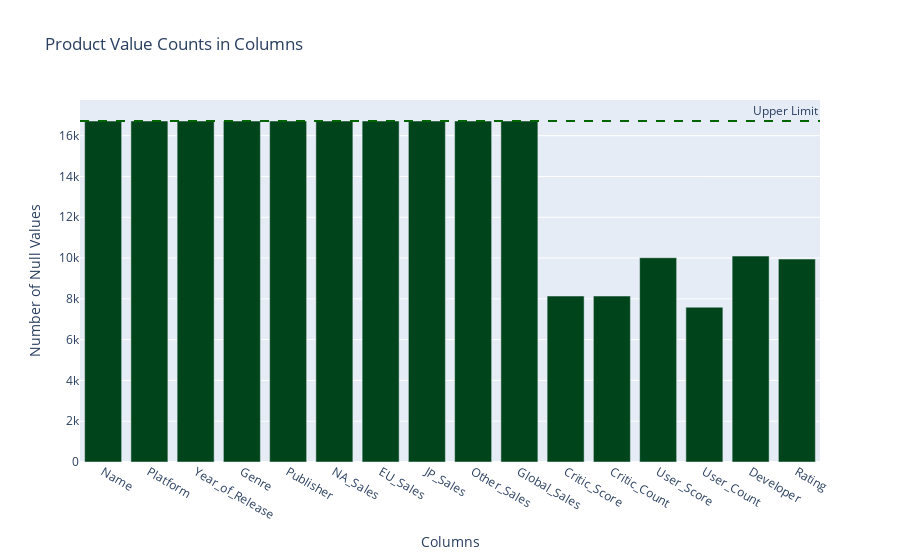

The cell this chart's notebook holds for it:
### Markdown cell above
### 4.4.1 Plotting above ditribution in bar graph

### Code cell
# Convert the PySpark DataFrame to Pandas DataFrame and transpose it
not_null_counts_pandas = not_null_counts.toPandas().transpose()

# Create the bar plot using Plotly
fig = go.Figure()

# Adding bar traces for each column in the transposed DataFrame
for column in not_null_counts_pandas.columns:
    fig.add_trace(go.Bar(
        x=not_null_counts_pandas.index,
        y=not_null_counts_pandas[column],
        name=column
    ))

# Customizing the layout
fig.update_layout(
    barmode='stack',
    title="Product Value Counts in Columns",
    xaxis_title="Columns",
    yaxis_title="Number of Null Values",
    template='plotly',
    showlegend=False,
    colorway=px.colors.sequential.Greens_r
)

# Adding the upper limit line
upper_limit = df_raw_data.count()
fig.add_hline(y=upper_limit, line_dash="dash", line_color="darkgreen", annotation_text="Upper Limit", annotation_position="top right")

# Show the plot
fig.show()

### Figure 1 — Plotly figure (JSON) as saved in the notebook; plotly's stock layout.template omitted (floating-point values rounded to 4 significant figures)
{"data": [{"name": "0", "type": "bar", "x": ["Name", "Platform", "Year_of_Release", "Genre", "Publisher", "NA_Sales", "EU_Sales", "JP_Sales", "Other_Sales", "Global_Sales", "Critic_Score", "Critic_Count", "User_Score", "User_Count", "Developer", "Rating"], "y": [16717, 16719, 16719, 16717, 16719, 16719, 16719, 16719, 16719, 16719, 8137, 8137, 10015, 7590, 10096, 9950]}], "layout": {"annotations": [{"showarrow": false, "text": "Upper Limit", "x": 1, "xanchor": "right", "xref": "x domain", "y": 16719, "yanchor": "bottom", "yref": "y"}], "barmode": "stack", "colorway": ["rgb(0,68,27)", "rgb(0,109,44)", "rgb(35,139,69)", "rgb(65,171,93)", "rgb(116,196,118)", "rgb(161,217,155)", "rgb(199,233,192)", "rgb(229,245,224)", "rgb(247,252,245)"], "shapes": [{"line": {"color": "darkgreen", "dash": "dash"}, "type": "line", "x0": 0, "x1": 1, "xref": "x domain", "y0": 16719, "y1": 16719, "yref": "y"}], "showlegend": false, "title": {"text": "Product Value Counts in Columns"}, "xaxis": {"title": {"text": "Columns"}}, "yaxis": {"title": {"text": "Number of Null Values"}}}}
